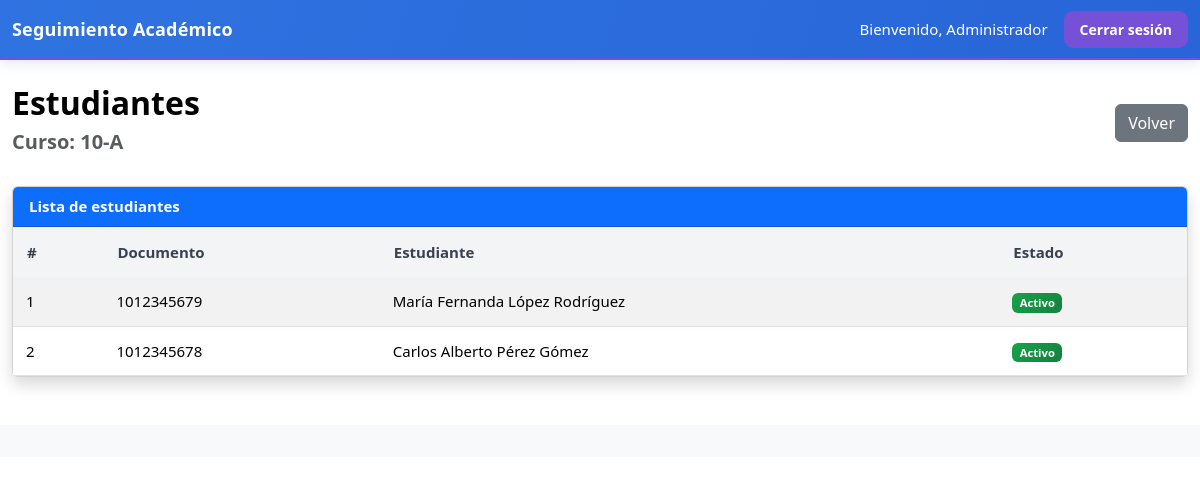
The app's page /coordinador/carga_academica/estudiantes.php?curso_id=1 (signed in) with its own data.
### tables this page shows
CREATE TABLE `cursos` (
  `id` int(11) NOT NULL,
  `nombre` varchar(20) NOT NULL
);

CREATE TABLE `estudiantes` (
  `id` int(11) NOT NULL,
  `usuario_id` int(11) NOT NULL,
  `curso_id` int(11) NOT NULL,
  `estado` enum('Activo','Retirado') DEFAULT 'Activo'
);

CREATE TABLE `usuarios` (
  `id` int(11) NOT NULL,
  `documento` varchar(20) NOT NULL,
  `nombres` varchar(100) NOT NULL,
  `apellidos` varchar(100) NOT NULL,
  `correo` varchar(100) DEFAULT NULL,
  `telefono` varchar(20) DEFAULT NULL,
  `password` varchar(255) NOT NULL,
  `rol` enum('coordinador','docente','estudiante') NOT NULL,
  `cambiar_password` tinyint(1) DEFAULT 0,
  `activo` tinyint(1) DEFAULT 1,
  `fecha_registro` timestamp NOT NULL DEFAULT current_timestamp()
);

### coordinador/carga_academica/estudiantes.php (the view, shortened to what this page needs)
<?php
require_once("../../config/config.php");
include("../../includes/header.php");
include("../../includes/navbar.php");
$curso_id = (int) $_GET["curso_id"];
$stmt = $conexion->prepare("
    SELECT nombre
    FROM cursos
    WHERE id = ?
");
$stmt->bind_param("i", $curso_id);
$stmt->execute();
$resultado_curso = $stmt->get_result();
$curso = $resultado_curso->fetch_assoc();
$stmt = $conexion->prepare("
    SELECT
        e.id,
        e.usuario_id,
        e.estado,
        u.documento,
        u.nombres,
        u.apellidos
    FROM estudiantes e
    INNER JOIN usuarios u
        ON e.usuario_id = u.id
    WHERE e.curso_id = ?
    ORDER BY
        u.apellidos,
        u.nombres
");
$stmt->bind_param(
    "i",
    $curso_id
);
$stmt->execute();
$estudiantes = $stmt->get_result();
?>
<div class="container mt-4">
    <div
        class="d-flex justify-content-between align-items-center mb-4"
    >
        <div>
            <h2>
                Estudiantes
            </h2>
            <h5 class="text-muted">
                Curso:
                <?= htmlspecialchars(
                    $curso["nombre"]
                ) ?>
            </h5>
        </div>
        <a
            href="index.php"
            class="btn btn-secondary"
        >
            Volver
        </a>
    </div>
    <?php if ($estudiantes->num_rows == 0): ?>
        <div class="alert alert-warning">
            Este curso todavía no tiene estudiantes
            asignados.
        </div>
    <?php else: ?>
        <div class="card shadow">
            <div class="card-header bg-primary text-white">
                <strong>
                    Lista de estudiantes
                </strong>
            </div>
            <div class="card-body p-0">
                <div class="table-responsive">
                    <table
                        class="table table-striped table-hover mb-0"
                    >
                        <thead>
                            <tr>
                                <th>
                                    #
                                </th>
                                <th>
                                    Documento
                                </th>
                                <th>
                                    Estudiante
                                </th>
                                <th>
                                    Estado
                                </th>
                            </tr>
                        </thead>
                        <tbody>
                        <?php
                        $numero = 1;
                        while (
                            $estudiante =
                            $estudiantes->fetch_assoc()
                        ):
                        ?>
                            <tr>
                                <td>
                                    <?= $numero++ ?>
                                </td>
                                <td>
                                    <?= htmlspecialchars(
                                        $estudiante["documento"]
                                    ) ?>
                                </td>
                                <td>
                                    <?= htmlspecialchars(
                                        $estudiante["nombres"]
                                        . " "
                                        . $estudiante["apellidos"]
                                    ) ?>
                                </td>
                                <td>
                                    <?php
                                    if (
                                        $estudiante["estado"]
                                        == "Activo"
                                    ):
                                    ?>
                                        <span
                                            class="badge bg-success"
                                        >
                                            Activo
                                        </span>
                                    <?php endif; ?>
                                </td>
                            </tr>
                        <?php endwhile; ?>
                        </tbody>
                    </table>
                </div>
            </div>
        </div>
    <?php endif; ?>
</div>
<?php
include("../../includes/footer.php");
?>

### assets/style.css (style rules this page uses)
html { scroll-behavior: smooth; }
body { margin: 0; padding: 0; background: var(--bg); color: var(--text); font-family: "Segoe UI", Arial, sans-serif; font-size: 15px; }
.container { max-width: 1400px; }
h1, h2, h3, h4, h5 { font-weight: 700; }
.card-body { padding: 24px; }
.bg-success { background: linear-gradient(135deg, #16a34a, #15803d) !important; }
.table thead th { background: #f3f4f6; color: #374151; font-weight: 700; border-bottom: 2px solid var(--border); padding: 14px; }
.table tbody td { padding: 13px; vertical-align: middle; }
.table tbody tr { transition: background 0.15s ease; }

### records on screen
cursos: nombre "10-A"
estudiantes: usuario.documento "1012345679", usuario.apellidos "María Fernanda López Rodríguez", estado "Activo"
estudiantes: usuario.documento "1012345678", usuario.apellidos "Carlos Alberto Pérez Gómez", estado "Activo"

### other values on screen
$nombre "Administrador"
